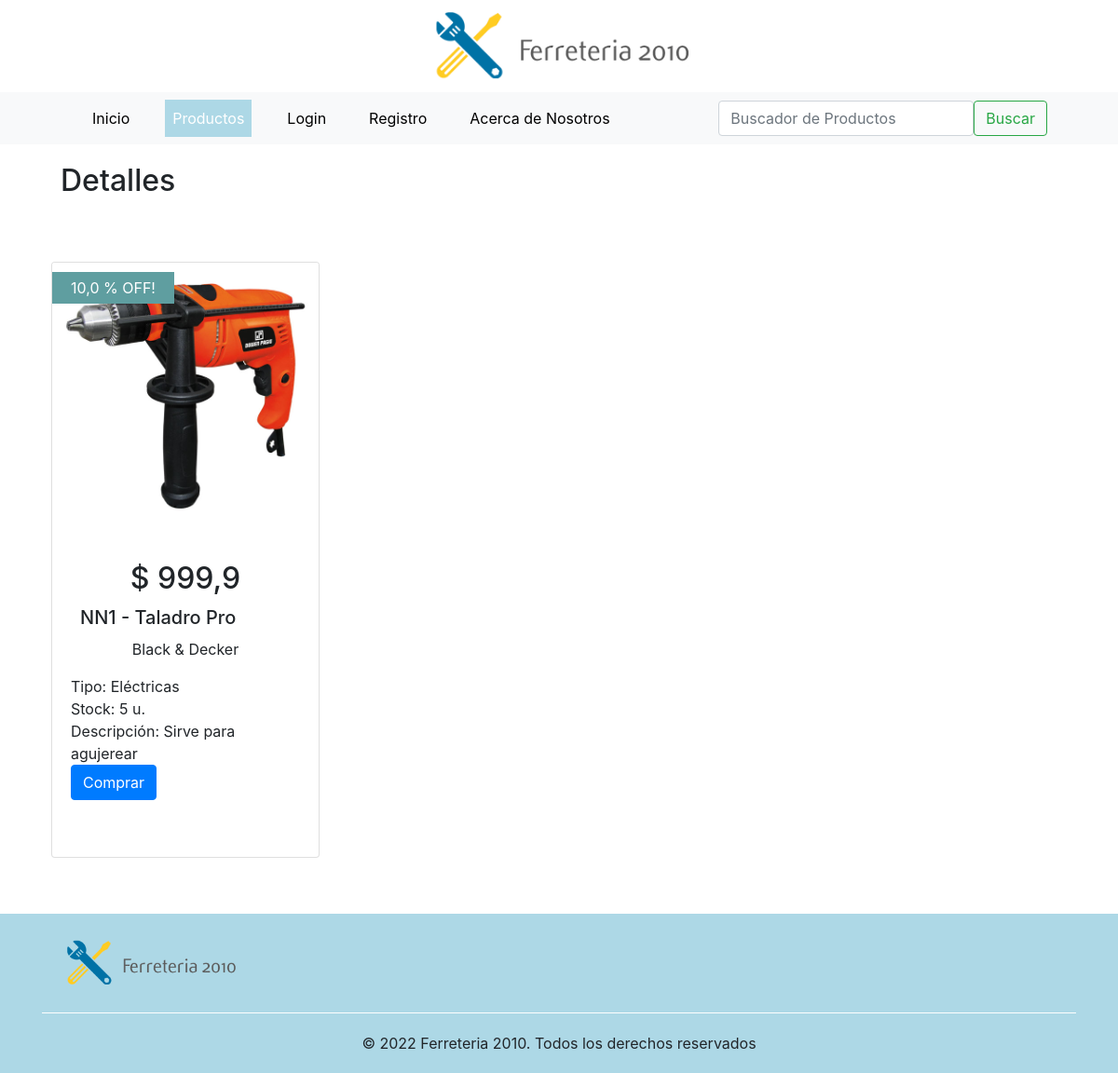
The page /productos/detail-producto/1 on the database its author committed.
### productos/models.py (models this page shows, shortened)
class Productos(models.Model):
    nombre = models.CharField(max_length=200)
    sku = models.CharField(max_length=100, unique=True)
    marca = models.ForeignKey(Marcas, on_delete=models.CASCADE, related_name='producto') # relacionada con el modelo Marcas
    modelo = models.CharField(max_length=100)
    tipo = models.ForeignKey(Tipo, on_delete=models.CASCADE, related_name='producto') # relacionada con el modelo Tipo
    precio = models.FloatField()
    stock = models.IntegerField()
    descuento = models.FloatField()
    novedad = models.BooleanField()
    imagen = models.ImageField(upload_to = 'prod_images', default='')
    descripcion = models.CharField(max_length=200, blank=True, default='')
    active = models.BooleanField(default=True)
    class Meta:
        verbose_name = 'Producto'
        verbose_name_plural = 'Productos'

### marcas/models.py (models this page shows)
class Marcas(models.Model):
    nombre = models.CharField(max_length=100, unique=True)
    descripcion = models.CharField(max_length=200, blank=True, default='')
    active = models.BooleanField(default=True)
    class Meta:
        verbose_name = 'Marca'
        verbose_name_plural = 'Marcas'
    def __str__(self):
        return self.nombre

### categorias/models.py (models this page shows)
class Tipo(models.Model):
    categoria = models.CharField(max_length=100, unique=True)
    descripcion = models.CharField(max_length=200, blank=True, default='')
    active = models.BooleanField(default=True)
    class Meta:
        verbose_name = 'Tipo'
        verbose_name_plural = 'Tipos'
    def __str__(self):
        return self.categoria

### productos/views.py (the view)
# urls.py: path('detail-producto/<pk>', detail_product, name='detail_producto'),
def detail_product(request,pk):
    grupo = usuario_logueado(request)
    producto = Productos.objects.get(id = pk)
    context = {'object':producto, 'grupo':grupo}
    return render(request, 'products/detalle_producto.html', context=context)

### django_base/functions.py (called while the page is built)
def usuario_logueado(request):
    if request.user.is_authenticated:
        username  = request.user.username
        id_usuario = User.objects.filter(username__icontains = username).values('id')
        lista_grupo = list(Group.objects.filter(user__in = id_usuario).values_list('name', flat=True))
        for grupo in lista_grupo:
            if grupo == 'Ferreteria':
                return True
            else:
                return False
    else:
        return False

### templates/products/detalle_producto.html (shortened to what this page needs)
{% extends 'base.html' %}
{% load static %}
{% block nav_productos_activo %}active{% endblock %}
{% block contenido %}
    <div class="titulo_seccion"><h2>Detalles</h2></div>
    <div class="card" style="width: 18rem; float: left; margin: 10px; height: 640px;">
        {% if object.descuento > 0 %}
        <div class="labels_image">
            <span class="producto_descuento">{{ object.descuento }} % OFF!</span>
        </div>
        {% endif %}
        <div class="images_box">
            <img src="{{ object.imagen.url }}" class="card-img-top" alt="...">
        </div>
        <div class="card-body">
            <div style="text-align: center;">
            {% if object.stock == 0  %}
                <h2><del>$ {{ object.precio }}</del></h2>
            {% else %}
                <h2>$ {{ object.precio }}</h2>
            {% endif %}
            </div>
            <h5 class="card-title" style="margin:10px">{{ object.sku }} - {{ object.nombre }}</h5>
            <div class="card-text" style="text-align: center; margin-bottom: 15px;">{{object.marca}}</div>
            Tipo: {{ object.tipo }}<br>
            Stock: {{ object.stock }} u.<br>
            Descripción: {{ object.descripcion }}<br>
            {% if object.stock > 0 and grupo == False %}
                <a href="#" class="btn btn-primary">Comprar</a>
            {% elif grupo == True %}
                <a href="/productos/update-producto/{{object.id}}" class="btn btn-primary">Editar</a>
                <a href="/productos/delete-producto/{{object.id}}" class="btn btn-danger">Eliminar</a>
            {% endif %}
        </div>
    </div>
{% endblock %}

### productos/static/assets/css/custom.css (style rules this page uses)
.labels_image { width: 100%; float:left; position: absolute; padding-top: 15px; }
.producto_descuento { color: #fff; background-color:cadetblue; padding: 7px 20px; }
.images_box { min-height: 300px; }
.titulo_seccion { border-radius: 1px solid #cecece; padding: 20px; margin-bottom: 30px; }

### rows shown on the page
Productos: descuento "10,0", imagen (picture), precio "999,9", sku "NN1", nombre "Taladro Pro", marca "Black & Decker", tipo "Eléctricas", stock "5", descripcion "Sirve para agujerear"
